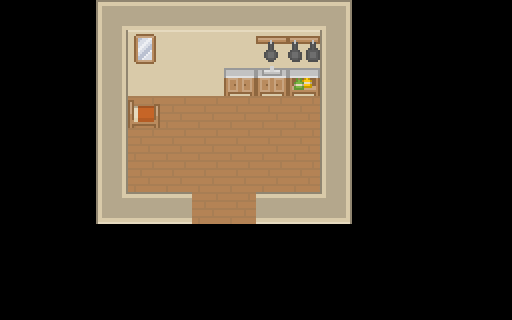

A 2D game scene composited from a Tiled map and its tileset images. What follows is a short description and the map's XML, with every tile layer's data as written:
An orthogonal 16x10 tile map with 32x32 px tiles, 2 tile layers (Ground, Overlay).

<map version="1.0" orientation="orthogonal" renderorder="right-down" width="16" height="10" tilewidth="32" tileheight="32" nextobjectid="18">
 <tileset firstgid="1" name="roguelikeSheet_transparent2x" tilewidth="32" tileheight="32" spacing="2" margin="2" tilecount="1767">
  <image source="roguelikeSheet_transparent2x.png" width="1940" height="1056" />
 </tileset>
 <layer name="Ground" width="16" height="10">
  <data>
   <tile gid="0" />
   <tile gid="0" />
   <tile gid="0" />
   <tile gid="701" />
   <tile gid="699" />
   <tile gid="699" />
   <tile gid="699" />
   <tile gid="699" />
   <tile gid="699" />
   <tile gid="699" />
   <tile gid="702" />
   <tile gid="0" />
   <tile gid="0" />
   <tile gid="0" />
   <tile gid="0" />
   <tile gid="0" />
   <tile gid="0" />
   <tile gid="0" />
   <tile gid="0" />
   <tile gid="757" />
   <tile gid="874" />
   <tile gid="874" />
   <tile gid="874" />
   <tile gid="874" />
   <tile gid="874" />
   <tile gid="874" />
   <tile gid="757" />
   <tile gid="0" />
   <tile gid="0" />
   <tile gid="0" />
   <tile gid="0" />
   <tile gid="0" />
   <tile gid="0" />
   <tile gid="0" />
   <tile gid="0" />
   <tile gid="757" />
   <tile gid="874" />
   <tile gid="874" />
   <tile gid="874" />
   <tile gid="874" />
   <tile gid="874" />
   <tile gid="874" />
   <tile gid="757" />
   <tile gid="0" />
   <tile gid="0" />
   <tile gid="0" />
   <tile gid="0" />
   <tile gid="0" />
   <tile gid="0" />
   <tile gid="0" />
   <tile gid="0" />
   <tile gid="757" />
   <tile gid="124" />
   <tile gid="124" />
   <tile gid="124" />
   <tile gid="124" />
   <tile gid="124" />
   <tile gid="124" />
   <tile gid="757" />
   <tile gid="0" />
   <tile gid="0" />
   <tile gid="0" />
   <tile gid="0" />
   <tile gid="0" />
   <tile gid="0" />
   <tile gid="0" />
   <tile gid="0" />
   <tile gid="757" />
   <tile gid="124" />
   <tile gid="124" />
   <tile gid="124" />
   <tile gid="124" />
   <tile gid="124" />
   <tile gid="124" />
   <tile gid="757" />
   <tile gid="0" />
   <tile gid="0" />
   <tile gid="0" />
   <tile gid="0" />
   <tile gid="0" />
   <tile gid="0" />
   <tile gid="0" />
   <tile gid="0" />
   <tile gid="757" />
   <tile gid="124" />
   <tile gid="178" />
   <tile gid="124" />
   <tile gid="124" />
   <tile gid="238" />
   <tile gid="124" />
   <tile gid="757" />
   <tile gid="0" />
   <tile gid="0" />
   <tile gid="0" />
   <tile gid="0" />
   <tile gid="0" />
   <tile gid="0" />
   <tile gid="0" />
   <tile gid="0" />
   <tile gid="758" />
   <tile gid="699" />
   <tile gid="699" />
   <tile gid="124" />
   <tile gid="124" />
   <tile gid="699" />
   <tile gid="699" />
   <tile gid="759" />
   <tile gid="0" />
   <tile gid="0" />
   <tile gid="0" />
   <tile gid="0" />
   <tile gid="0" />
   <tile gid="0" />
   <tile gid="0" />
   <tile gid="0" />
   <tile gid="0" />
   <tile gid="0" />
   <tile gid="0" />
   <tile gid="0" />
   <tile gid="0" />
   <tile gid="0" />
   <tile gid="0" />
   <tile gid="0" />
   <tile gid="0" />
   <tile gid="0" />
   <tile gid="0" />
   <tile gid="0" />
   <tile gid="0" />
   <tile gid="0" />
   <tile gid="0" />
   <tile gid="0" />
   <tile gid="0" />
   <tile gid="0" />
   <tile gid="0" />
   <tile gid="0" />
   <tile gid="0" />
   <tile gid="0" />
   <tile gid="0" />
   <tile gid="0" />
   <tile gid="0" />
   <tile gid="0" />
   <tile gid="0" />
   <tile gid="0" />
   <tile gid="0" />
   <tile gid="0" />
   <tile gid="0" />
   <tile gid="0" />
   <tile gid="0" />
   <tile gid="0" />
   <tile gid="0" />
   <tile gid="0" />
   <tile gid="0" />
   <tile gid="0" />
   <tile gid="0" />
   <tile gid="0" />
   <tile gid="0" />
   <tile gid="0" />
   <tile gid="0" />
   <tile gid="0" />
   <tile gid="0" />
  </data>
 </layer>
 <layer name="Overlay" width="16" height="10">
  <data>
   <tile gid="0" />
   <tile gid="0" />
   <tile gid="0" />
   <tile gid="0" />
   <tile gid="0" />
   <tile gid="0" />
   <tile gid="0" />
   <tile gid="0" />
   <tile gid="0" />
   <tile gid="0" />
   <tile gid="0" />
   <tile gid="0" />
   <tile gid="0" />
   <tile gid="0" />
   <tile gid="0" />
   <tile gid="0" />
   <tile gid="0" />
   <tile gid="0" />
   <tile gid="0" />
   <tile gid="0" />
   <tile gid="424" />
   <tile gid="0" />
   <tile gid="0" />
   <tile gid="0" />
   <tile gid="260" />
   <tile gid="203" />
   <tile gid="0" />
   <tile gid="0" />
   <tile gid="0" />
   <tile gid="0" />
   <tile gid="0" />
   <tile gid="0" />
   <tile gid="0" />
   <tile gid="0" />
   <tile gid="0" />
   <tile gid="0" />
   <tile gid="0" />
   <tile gid="0" />
   <tile gid="0" />
   <tile gid="30" />
   <tile gid="29" />
   <tile gid="32" />
   <tile gid="0" />
   <tile gid="0" />
   <tile gid="0" />
   <tile gid="0" />
   <tile gid="0" />
   <tile gid="0" />
   <tile gid="0" />
   <tile gid="0" />
   <tile gid="0" />
   <tile gid="0" />
   <tile gid="130" />
   <tile gid="0" />
   <tile gid="0" />
   <tile gid="0" />
   <tile gid="0" />
   <tile gid="0" />
   <tile gid="0" />
   <tile gid="0" />
   <tile gid="0" />
   <tile gid="0" />
   <tile gid="0" />
   <tile gid="0" />
   <tile gid="0" />
   <tile gid="0" />
   <tile gid="0" />
   <tile gid="0" />
   <tile gid="0" />
   <tile gid="0" />
   <tile gid="0" />
   <tile gid="0" />
   <tile gid="0" />
   <tile gid="0" />
   <tile gid="0" />
   <tile gid="0" />
   <tile gid="0" />
   <tile gid="0" />
   <tile gid="0" />
   <tile gid="0" />
   <tile gid="0" />
   <tile gid="0" />
   <tile gid="0" />
   <tile gid="757" />
   <tile gid="124" />
   <tile gid="124" />
   <tile gid="0" />
   <tile gid="0" />
   <tile gid="124" />
   <tile gid="124" />
   <tile gid="757" />
   <tile gid="0" />
   <tile gid="0" />
   <tile gid="0" />
   <tile gid="0" />
   <tile gid="0" />
   <tile gid="0" />
   <tile gid="0" />
   <tile gid="0" />
   <tile gid="758" />
   <tile gid="699" />
   <tile gid="699" />
   <tile gid="0" />
   <tile gid="0" />
   <tile gid="699" />
   <tile gid="699" />
   <tile gid="759" />
   <tile gid="0" />
   <tile gid="0" />
   <tile gid="0" />
   <tile gid="0" />
   <tile gid="0" />
   <tile gid="0" />
   <tile gid="0" />
   <tile gid="0" />
   <tile gid="0" />
   <tile gid="0" />
   <tile gid="0" />
   <tile gid="0" />
   <tile gid="0" />
   <tile gid="0" />
   <tile gid="0" />
   <tile gid="0" />
   <tile gid="0" />
   <tile gid="0" />
   <tile gid="0" />
   <tile gid="0" />
   <tile gid="0" />
   <tile gid="0" />
   <tile gid="0" />
   <tile gid="0" />
   <tile gid="0" />
   <tile gid="0" />
   <tile gid="0" />
   <tile gid="0" />
   <tile gid="0" />
   <tile gid="0" />
   <tile gid="0" />
   <tile gid="0" />
   <tile gid="0" />
   <tile gid="0" />
   <tile gid="0" />
   <tile gid="0" />
   <tile gid="0" />
   <tile gid="0" />
   <tile gid="0" />
   <tile gid="0" />
   <tile gid="0" />
   <tile gid="0" />
   <tile gid="0" />
   <tile gid="0" />
   <tile gid="0" />
   <tile gid="0" />
   <tile gid="0" />
   <tile gid="0" />
   <tile gid="0" />
   <tile gid="0" />
   <tile gid="0" />
   <tile gid="0" />
   <tile gid="0" />
  </data>
 </layer>
 <objectgroup name="Colission">
  <collision id="10" x="126" y="33" width="196" height="65" />
  <collision id="11" x="323" y="34" width="27" height="187" />
  <collision id="12" x="254" y="193" width="98" height="29" />
  <collision id="13" x="99" y="30" width="25" height="192" />
  <collision id="14" x="98" y="194" width="95" height="30" />
  <collision id="15" x="95" y="224" width="257" height="35" />
 </objectgroup>
 <objectgroup name="POE">
  <poe id="16" x="193" y="195" width="60" height="28" />
 </objectgroup>
</map>
